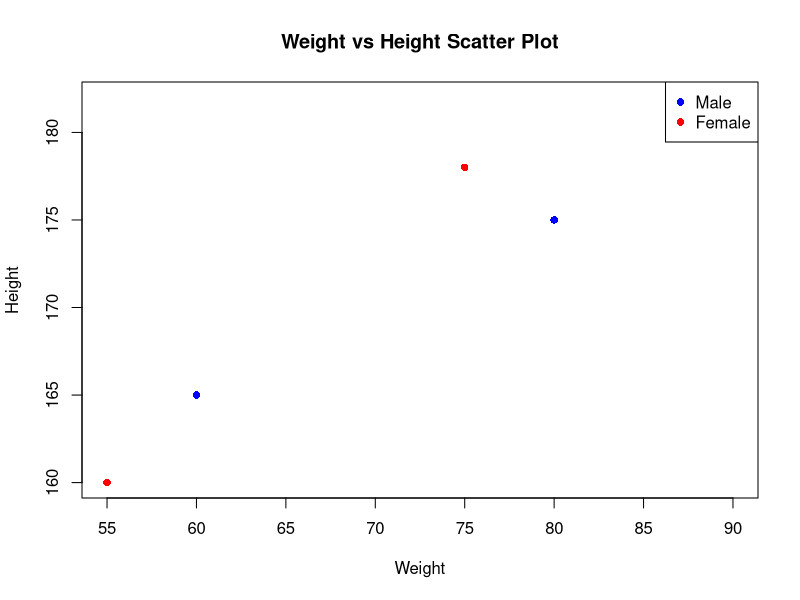

The R script that drew this image:
# Load necessary library
library(ggplot2)

# Create a sample data frame
data <- data.frame(weight = c(60, 75, 90, 55, 80),
                   height = c(165, 178, 182, 160, 175),
                   sex = c("Male", "Female", "Male", "Female", "Male"))

# Base R scatter plot
plot(data$weight, data$height, col = ifelse(data$sex == "Male", "blue", "red"), pch = 16, 
     xlab = "Weight", ylab = "Height", main = "Weight vs Height Scatter Plot")
legend("topright", legend = c("Male", "Female"), col = c("blue", "red"), pch = 16)